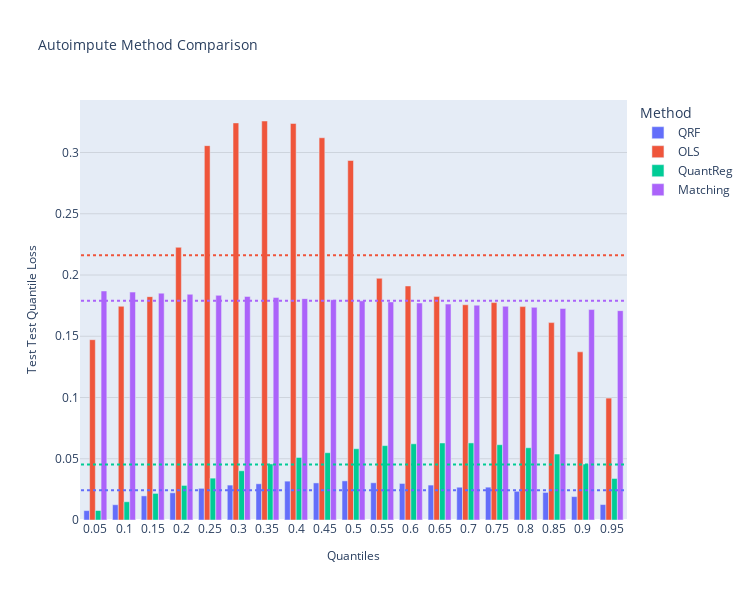

The notebook cell this image was saved under:
### Code cell
# Extract the quantiles used in the evaluation
quantiles = [q for q in method_results_df.columns if isinstance(q, float)]

comparison_viz = method_comparison_results(
    data=method_results_df,
    metric_name="Test Quantile Loss",
    data_format="wide",
)
fig = comparison_viz.plot(
    title="Autoimpute Method Comparison",
    show_mean=True,
)
fig.show()

### Figure 1 — Plotly figure (JSON) as saved in the notebook; plotly's stock layout.template omitted (floating-point values rounded to 4 significant figures)
{"data": [{"alignmentgroup": "True", "hovertemplate": "Method=QRF<br>Quantiles=%{x}<br>Test Test Quantile Loss=%{y}<extra></extra>", "legendgroup": "QRF", "marker": {"color": "#636efa", "pattern": {"shape": ""}}, "name": "QRF", "offsetgroup": "QRF", "orientation": "v", "showlegend": true, "textposition": "auto", "type": "bar", "x": ["0.05", "0.1", "0.15", "0.2", "0.25", "0.3", "0.35", "0.4", "0.45", "0.5", "0.55", "0.6", "0.65", "0.7", "0.75", "0.8", "0.85", "0.9", "0.95"], "xaxis": "x", "y": [0.007671, 0.01247, 0.01969, 0.02219, 0.02586, 0.0285, 0.02957, 0.03172, 0.03027, 0.03194, 0.03038, 0.02983, 0.02851, 0.02675, 0.02681, 0.02344, 0.02252, 0.0191, 0.01261], "yaxis": "y"}, {"alignmentgroup": "True", "hovertemplate": "Method=OLS<br>Quantiles=%{x}<br>Test Test Quantile Loss=%{y}<extra></extra>", "legendgroup": "OLS", "marker": {"color": "#EF553B", "pattern": {"shape": ""}}, "name": "OLS", "offsetgroup": "OLS", "orientation": "v", "showlegend": true, "textposition": "auto", "type": "bar", "x": ["0.05", "0.1", "0.15", "0.2", "0.25", "0.3", "0.35", "0.4", "0.45", "0.5", "0.55", "0.6", "0.65", "0.7", "0.75", "0.8", "0.85", "0.9", "0.95"], "xaxis": "x", "y": [0.1472, 0.1745, 0.1824, 0.2226, 0.3056, 0.3242, 0.3257, 0.3237, 0.3121, 0.2935, 0.1973, 0.1911, 0.1824, 0.1757, 0.1775, 0.1742, 0.1612, 0.1373, 0.09952], "yaxis": "y"}, {"alignmentgroup": "True", "hovertemplate": "Method=QuantReg<br>Quantiles=%{x}<br>Test Test Quantile Loss=%{y}<extra></extra>", "legendgroup": "QuantReg", "marker": {"color": "#00cc96", "pattern": {"shape": ""}}, "name": "QuantReg", "offsetgroup": "QuantReg", "orientation": "v", "showlegend": true, "textposition": "auto", "type": "bar", "x": ["0.05", "0.1", "0.15", "0.2", "0.25", "0.3", "0.35", "0.4", "0.45", "0.5", "0.55", "0.6", "0.65", "0.7", "0.75", "0.8", "0.85", "0.9", "0.95"], "xaxis": "x", "y": [0.00774, 0.01489, 0.02172, 0.02823, 0.03417, 0.04019, 0.04578, 0.05105, 0.05493, 0.05819, 0.06073, 0.06221, 0.06289, 0.06293, 0.06147, 0.05899, 0.05385, 0.0457, 0.0339], "yaxis": "y"}, {"alignmentgroup": "True", "hovertemplate": "Method=Matching<br>Quantiles=%{x}<br>Test Test Quantile Loss=%{y}<extra></extra>", "legendgroup": "Matching", "marker": {"color": "#ab63fa", "pattern": {"shape": ""}}, "name": "Matching", "offsetgroup": "Matching", "orientation": "v", "showlegend": true, "textposition": "auto", "type": "bar", "x": ["0.05", "0.1", "0.15", "0.2", "0.25", "0.3", "0.35", "0.4", "0.45", "0.5", "0.55", "0.6", "0.65", "0.7", "0.75", "0.8", "0.85", "0.9", "0.95"], "xaxis": "x", "y": [0.187, 0.1861, 0.1852, 0.1843, 0.1834, 0.1825, 0.1816, 0.1807, 0.1798, 0.1789, 0.178, 0.1772, 0.1763, 0.1754, 0.1745, 0.1736, 0.1727, 0.1718, 0.1709], "yaxis": "y"}], "layout": {"barmode": "group", "height": 600, "legend": {"title": {"text": "Method"}, "tracegroupgap": 0}, "shapes": [{"line": {"color": "#636EFA", "dash": "dot", "width": 2}, "name": "QRF Mean", "type": "line", "x0": -0.5, "x1": 18.5, "y0": 0.0242, "y1": 0.0242}, {"line": {"color": "#EF553B", "dash": "dot", "width": 2}, "name": "OLS Mean", "type": "line", "x0": -0.5, "x1": 18.5, "y0": 0.2162, "y1": 0.2162}, {"line": {"color": "#00CC96", "dash": "dot", "width": 2}, "name": "QuantReg Mean", "type": "line", "x0": -0.5, "x1": 18.5, "y0": 0.04524, "y1": 0.04524}, {"line": {"color": "#AB63FA", "dash": "dot", "width": 2}, "name": "Matching Mean", "type": "line", "x0": -0.5, "x1": 18.5, "y0": 0.1789, "y1": 0.1789}], "title": {"font": {"size": 14}, "text": "Autoimpute Method Comparison"}, "width": 750, "xaxis": {"anchor": "y", "domain": [0, 1], "title": {"font": {"size": 12}, "text": "Quantiles"}}, "yaxis": {"anchor": "x", "domain": [0, 1], "gridcolor": "rgba(0,0,0,0.1)", "gridwidth": 1, "showgrid": true, "title": {"font": {"size": 12}, "text": "Test Test Quantile Loss"}}}}
